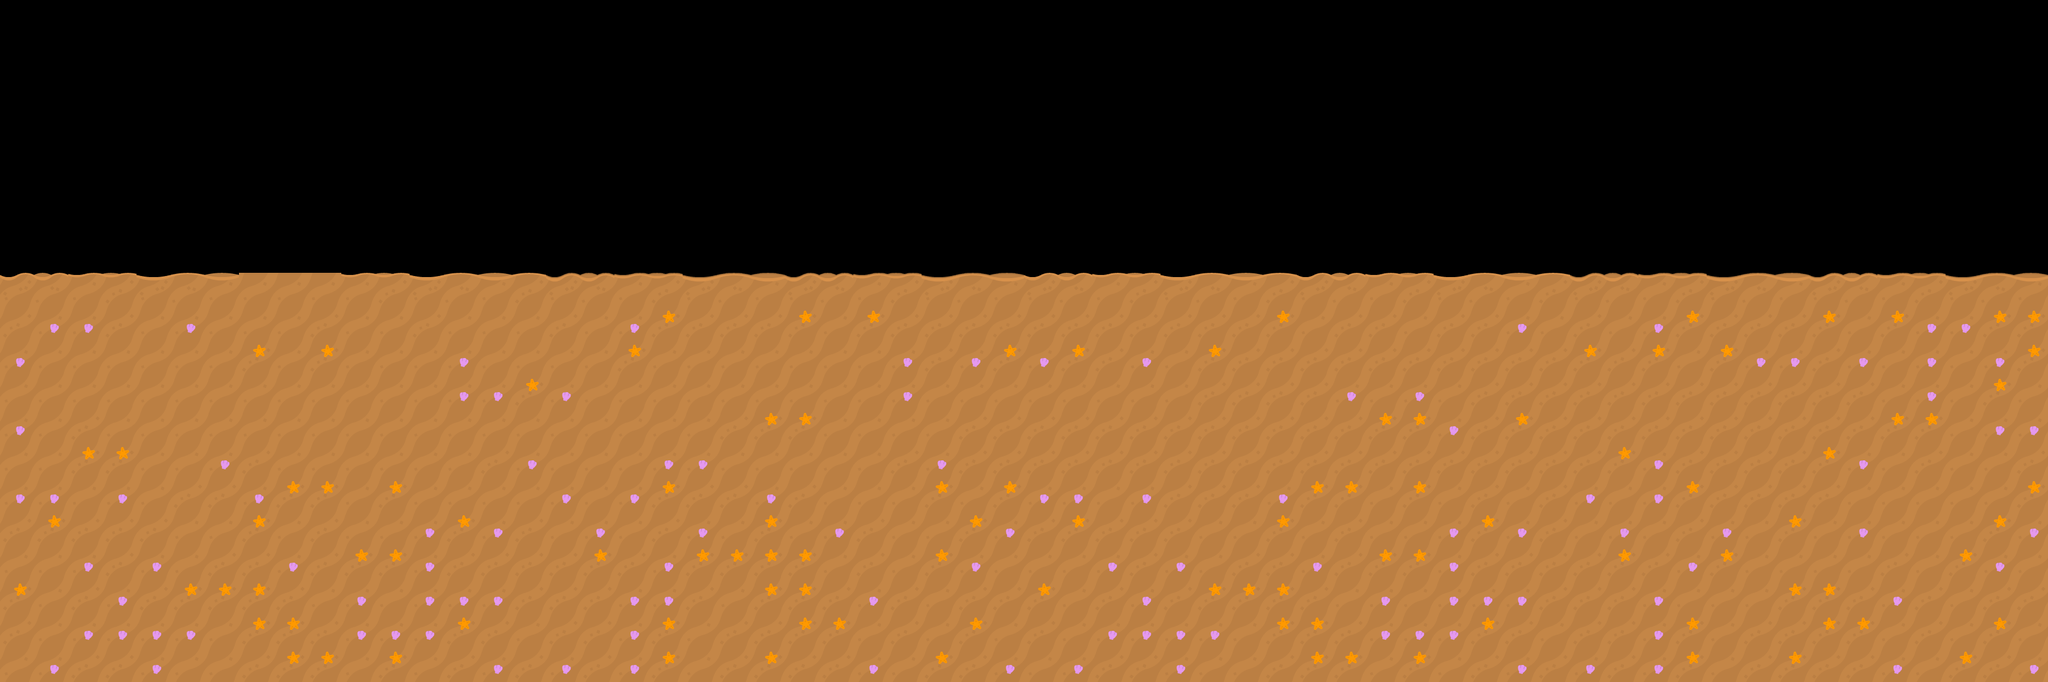

The image is a tile-based game level rendered from a .tmx file. Its description and source (layers, tilesets, objects; grid data summarised) follow:
An orthogonal 60x20 tile map with 64x64 px tiles, 1 tile layer (darker sand 2), 2 hidden layers not drawn.

<map version="1.10" tiledversion="1.11.0" orientation="orthogonal" renderorder="right-down" width="60" height="20" tilewidth="64" tileheight="64" infinite="0" nextlayerid="4" nextobjectid="1">
 <editorsettings>
  <export target="challenge/public/assets/tilemap/map_editor_file.json" format="json" />
 </editorsettings>
 <tileset firstgid="1" name="fishTilesheet" tilewidth="64" tileheight="64" tilecount="126" columns="18">
  <image source="kenney_fish-pack/Tilesheet/fishTilesheet.png" width="1152" height="448" />
 </tileset>
 <layer id="2" name="darker sand 2" width="60" height="20">
  <data>[1200 cells, 720 non-empty, 19 distinct tile ids]</data>
 </layer>
 <layer id="3" name="darker sand" width="60" height="20" visible="0" offsetx="4" offsety="192">
  <data>[1200 cells, 720 non-empty, 19 distinct tile ids]</data>
 </layer>
 <layer id="1" name="white sand" width="60" height="20" visible="0">
  <data>[1200 cells, 420 non-empty, 10 distinct tile ids]</data>
 </layer>
</map>
